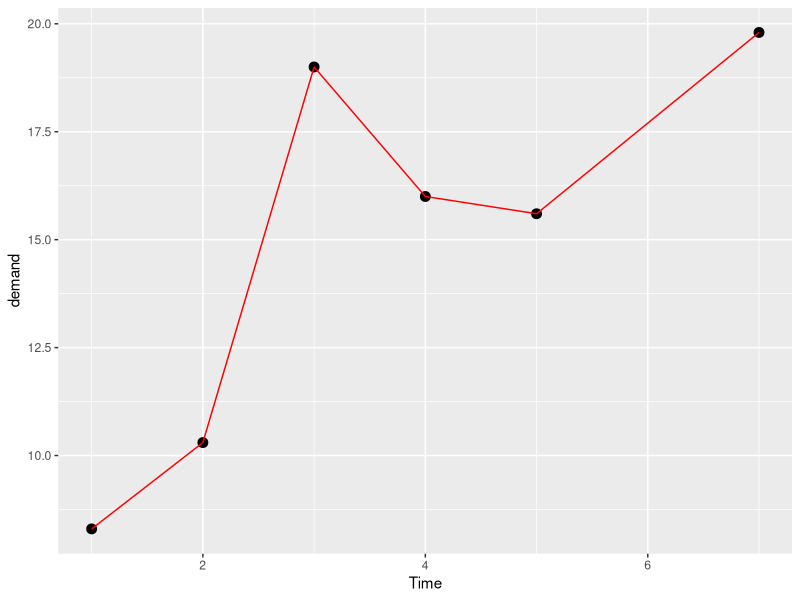
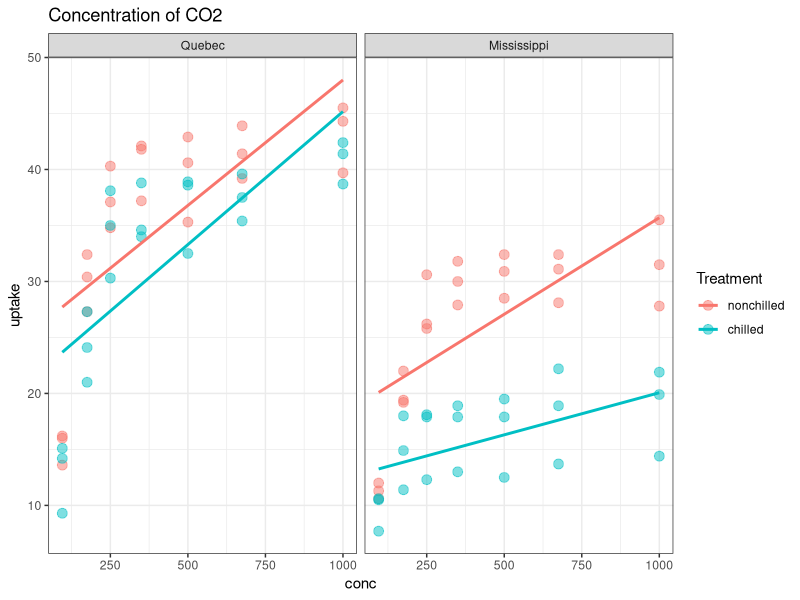
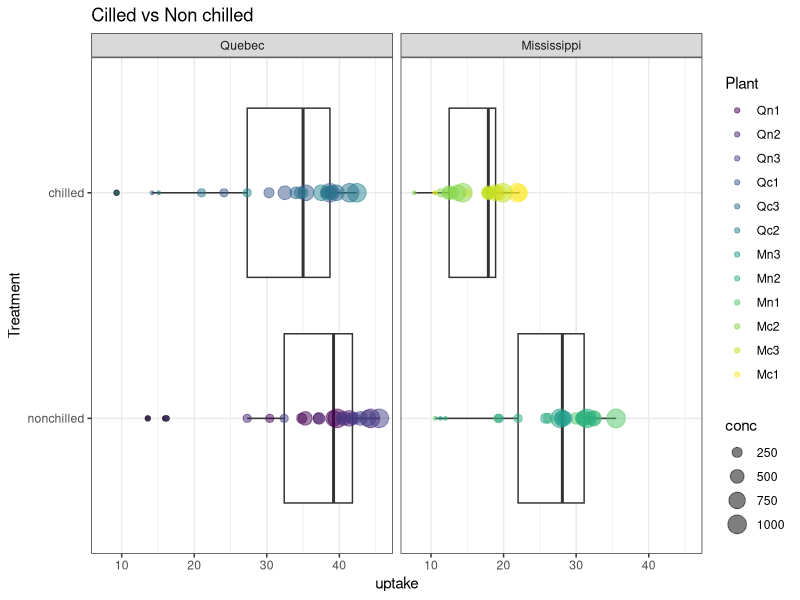
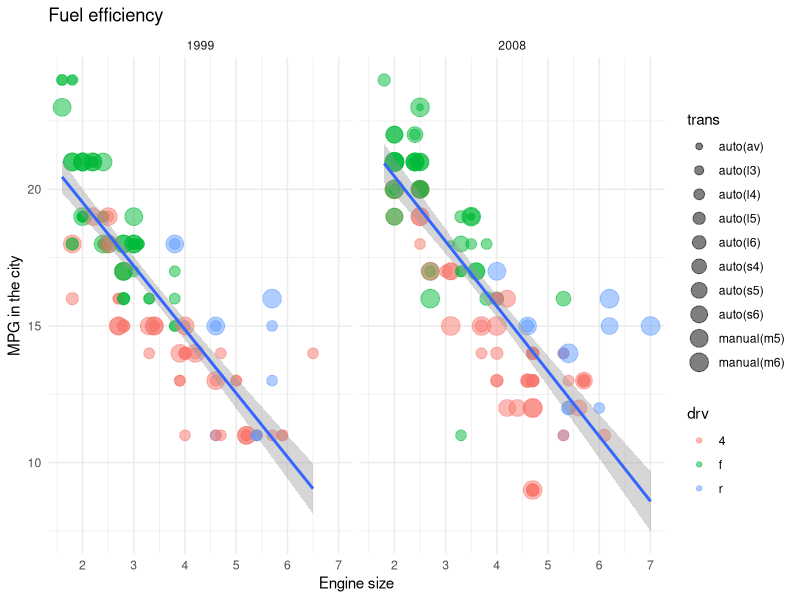

The R source for these figures, in order:
library(tidyverse)
data()
?BOD

BOD %>%
  ggplot(
    aes(
      x =Time,
      y = demand
    )
  )+
  geom_point(size = 3)+
  geom_line(color = "red")

CO2 %>% glimpse()
CO2 %>%
  ggplot(
    aes(
      x = conc,
      y = uptake,
      color = Treatment,
    )
  )+
  geom_point(size = 3,
             alpha = 0.5)+
  geom_smooth(
    method = lm,
    se = FALSE
    )+
  facet_wrap(.~Type)+
  labs(
    title = "Concentration of CO2"
  )+
  theme_bw()

CO2 %>%
  ggplot(
    aes(
      x = Treatment,
      y = uptake
    )
  )+
  geom_boxplot()+
  geom_point(
    alpha = 0.5,
    aes(
      size = conc,
      color = Plant
    )
  )+
  facet_wrap(~Type)+
  coord_flip()+
  theme_bw()+
  labs(
    title = "Cilled vs Non chilled"
  )
  
mpg %>%
  filter(
    cty <25
  ) %>%
  ggplot(
    aes(
      displ,
      cty
    )
  )+
  geom_point(
    aes(
      color = drv,
      size = trans
    ),
    alpha = 0.5
  )+
  geom_smooth(
    method = lm
    )+
  facet_wrap(
    ~year,
    nrow = 1)+
  labs(
    x = "Engine size",
    y = "MPG in the city",
    title = "Fuel efficiency"
  )+
  theme_minimal()
